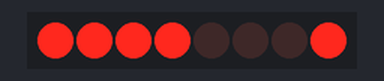
The sketch below on a simulated ESP8266 (NodeMCU). On the bench: 8 shift-register outputs drawn as a row of LEDs (first output left, lit = HIGH). Wiring (inferred from the names in the program): shift register (74HC595): data D1; shift clock D5; latch D2. Wiring (inferred from the signals the program sends): row of LEDs: on Q0, Q1, Q2, Q3, Q4, Q5, Q6, Q7.

Above: at 0.2 s.
At 3.2 s:
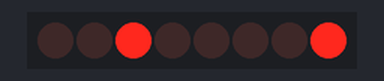
At 5.5 s:
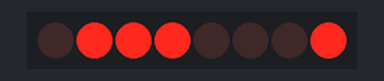
At 7.5 s:
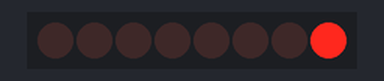
At 15.5 s:
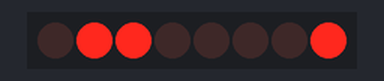
At 22.7 s:
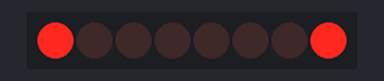
Timing chart, 0 to 23.4 s (numbered marks = the images above):
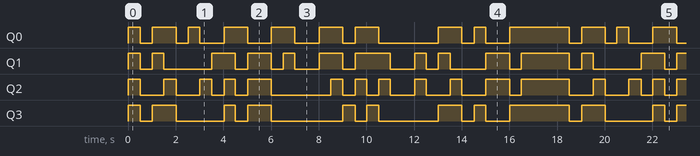

The sketch:

Neutrino_Bonus_Points_2.ino
```cpp
//Including Ticker Liblary
#include <Ticker.h>

#define dataPin D1
#define latchPin D2
#define clk D5
#define rst D6

//Creating Tecker Object
Ticker counter;
int count = 0;

byte LEDS[40] = {0b00001111,0b00001111,0b00001111,0b00001111,  //buffer bytes
                 0b00000000,0b00001011,0b00001101,0b00000000,  //N
                 0b00000001,0b00000100,0b00000010,0b00001111,  //e
                 0b00000001,0b00001110,0b00001110,0b00000001,  //U
                 0b00000011,0b00000000,0b00000000,0b00000011,  //T
                 0b00000111,0b00001000,0b00000111,0b00001011,  //r
                 0b00000110,0b00000000,0b00000000,0b00000110,  //I
                 0b00000000,0b00001011,0b00001101,0b00000000,  //N
                 0b00001001,0b00000110,0b00000110,0b00001001,  //O
                 0b00001111,0b00001111,0b00001111,0b00001111}; //buffer bytes.

void counter_func(){
  ++count;
  if(count == 36) count = 0;
}
void setup() {
  pinMode(latchPin,OUTPUT);
  pinMode(clk,OUTPUT);
  pinMode(dataPin,OUTPUT);
  pinMode(rst,OUTPUT);
  digitalWrite(rst,1);
  counter.attach(0.5,counter_func);   //Serves as 2Hz clock
}

//Function to update the Shift Register
void updateLED(byte inp){
  digitalWrite(latchPin,LOW);
  shiftOut(dataPin,clk,MSBFIRST,inp);
  digitalWrite(latchPin,HIGH);
}
void loop(){
    updateLED(LEDS[0+count]|0b00010000);
    updateLED(LEDS[1+count]|0b00100000);
    updateLED(LEDS[2+count]|0b01000000);
    updateLED(LEDS[3+count]|0b10000000);
}
```

Measured:
- by itself, Q2: moves between LOW and HIGH, repeating every 18.0 s
- by itself, Q3: repeats every 18.0 s: LOW 0.51 s, HIGH 0.99 s, LOW 2.0 s, HIGH 0.48 s, LOW 0.51 s, HIGH 0.99 s, LOW 3.0 s, HIGH 0.51 s, LOW 0.48 s, HIGH 0.51 s, LOW 2.5 s, HIGH 0.99 s, LOW 0.51 s, HIGH 0.48 s, LOW 1.0 s, HIGH 2.5 s
- by itself, Q0: repeats every 18.0 s: LOW 0.51 s, HIGH 0.99 s, LOW 0.51 s, HIGH 0.48 s, LOW 1.0 s, HIGH 0.99 s, LOW 0.99 s, HIGH 0.99 s, LOW 1.0 s, HIGH 0.99 s, LOW 0.51 s, HIGH 0.99 s, LOW 2.5 s, HIGH 0.99 s, LOW 0.51 s, HIGH 0.48 s, LOW 1.0 s, HIGH 2.5 s
